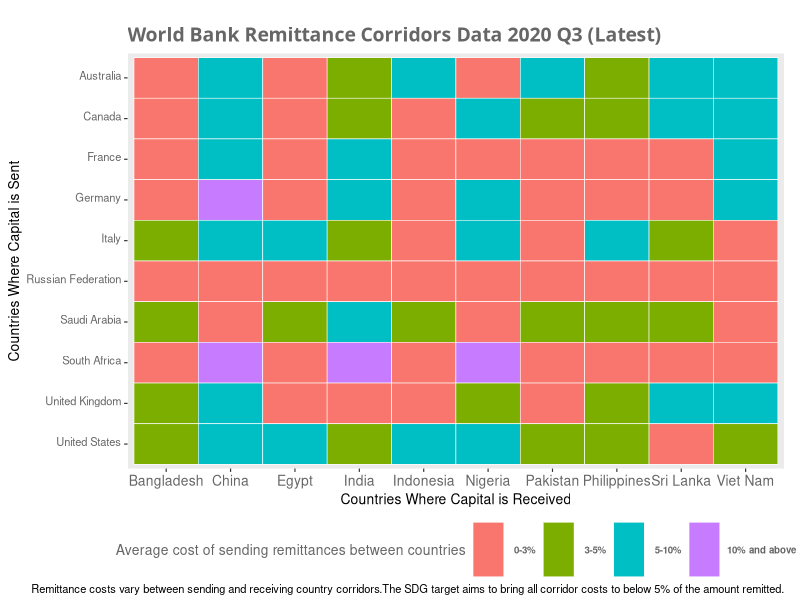

Write the R code that produced this figure.
# Librarys ----------------------------------------------------------------
library(stringr)
library(tidyverse)

# Read world bank remitance corridor data ----------------------------------------------------
#### notes: this data is not avaliable from the WorldBank R oackage WDI
tags = c(" 0-3%", " 3-5%", " 5-10%", "10% and above") # create tags for bin labels
#### the data has been downloaded from: https://databank.worldbank.org/source/remittance-prices-worldwide-(corridors)
data_corridors = read.csv("data/36d1ed87-9a2d-41da-8eac-c1c25d45fa65_Data.csv")
colnames(data_corridors)[1] = "Sending.Countries.Name" # rename column because its called some funky shit


data_corridors[data_corridors == ".."] = 0

data_corridors[, 7:41] = sapply(data_corridors[, 7:41], as.numeric)
data = data_corridors %>% filter(X2020Q3..YR2020Q3. != "..") %>%
  mutate('2011' = (X2011Q1..YR2011Q1. + X2011Q3..YR2011Q3.) / 2) %>%
  mutate('2012' = (X2012Q1..YR2012Q1. + X2012Q3..YR2012Q3.) / 2) %>%
  mutate('2013' = (X2013Q1..YR2013Q1. + X2013Q1..YR2013Q1.) / 2) %>%
  mutate('2014' = (X2014Q1..YR2014Q1. + X2014Q3..YR2014Q3.) / 2) %>%
  mutate('2015' = (X2015Q1..YR2015Q1. + X2015Q3..YR2015Q3.) / 2) %>%
  mutate('2016' = (X2016Q1..YR2016Q1. + X2016Q3..YR2016Q3.) / 2) %>%
  mutate('2017' = (X2017Q1..YR2017Q1. + X2017Q3..YR2017Q3.) / 2) %>%
  mutate('2018' = (X2018Q1..YR2018Q1. + X2018Q3..YR2018Q3.) / 2) %>%
  mutate('2019' = (X2019Q1..YR2019Q1. + X2019Q3..YR2019Q3.) / 2) %>%
  mutate('2020' = (X2020Q1..YR2020Q1. + X2020Q3..YR2020Q3.) / 2) %>%
  select(
    Sending.Countries.Name,
    Sending.Countries.Code,
    Receiving.Countries..Name,
    Receiving.Countries..Code,
    '2011',
    '2012',
    '2013',
    '2014',
    '2015',
    '2016',
    '2017',
    '2018',
    '2019',
    '2020'
  )
data[data == 0] = NA



# Tidy DF for GGplot // using year 2019 q3------------------------------------------------------
data_corridors_min = data_corridors %>%
  select(Sending.Countries.Name,
         Receiving.Countries..Name,
         X2020Q3..YR2020Q3.) %>%
  filter(X2020Q3..YR2020Q3. != "..") %>%
  rename(value = X2020Q3..YR2020Q3.) %>%
  rename(send = Sending.Countries.Name) %>%
  rename(recieve = Receiving.Countries..Name) %>%
  mutate(send = str_replace(send, "United States of America", "United States"))  %>%
  mutate(value = ifelse(value < 0, NA, value)) %>%
  mutate(
    bins = case_when(
      value < 3 ~ tags[1],
      value >= 3 & value < 5 ~ tags[2],
      value >= 5 & value < 10 ~ tags[3],
      value >= 10 ~ tags[4]
    )
  )  %>% filter(
    send == "United States" |
      send == "United Kingdom"  |
      send == "Germany" |
      send == "Italy"  |
      send == "Saudi Arabia"  |
      send == "Australia"  |
      send == "France"  |
      send == "Canada"  |
      send == "Russian Federation" |
      send == "South Africa"
  )

data_corridors_min = data_corridors_min %>% filter(
  recieve == "India" |
    recieve == "China" |
    recieve == "Philippines" |
    recieve == "Bangladesh" |
    recieve == "Pakistan" |
    recieve == "Viet Nam" |
    recieve == "Sri Lanka" |
    recieve == "Nigeria"  |
    recieve == "Indonesia" |
    recieve == "Egypt"
)

#### Calculate level summary
receive_levels = data_corridors_min %>%
  filter(complete.cases(.)) %>%
  group_by(recieve) %>%
  summarize(num = n()) %>%
  arrange(-num) %>%
  pull(recieve)

send_levels = data_corridors_min %>%
  filter(complete.cases(.)) %>%
  group_by(send) %>%
  summarize(num = n()) %>%
  arrange(-num) %>%
  pull(send)

# mutate levels into dataframe
df = data_corridors_min %>%
  mutate(recieve = factor(recieve, levels = receive_levels),
         send = fct_rev(factor(send, levels = send_levels))) %>%
  filter(complete.cases(send))

# text col
textcol = "grey40"

# Plot --------------------------------------------------------------------
p = ggplot(df, aes(x = recieve, y = send, fill = bins)) +
  geom_tile(colour = "white", size = 0.2) +
  scale_colour_manual(values = c("red", "blue", "green")) +
  guides(fill = guide_legend(title = "Average cost of sending remittances between countries")) +
  labs(
    x = "Countries Where Capital is Received",
    y = "Countries Where Capital is Sent",
    title = "World Bank Remittance Corridors Data 2020 Q3 (Latest)",
    caption = "Remittance costs vary between sending and receiving country corridors.The SDG target aims to bring all corridor costs to below 5% of the amount remitted."
  ) +
  #coord_fixed()+
  theme_grey(base_size = 10) +
  theme(
    legend.position = "bottom",
    legend.title = element_text(colour = textcol),
    legend.margin = margin(grid::unit(0, "cm")),
    legend.text = element_text(
      colour = textcol,
      size = 7,
      face = "bold"
    ),
    legend.key.height = grid::unit(1.4, "cm"),
    legend.key.width = grid::unit(0.8, "cm"),
    axis.text.x = element_text(size = 10, colour = textcol),
    axis.text.y = element_text(vjust = 0.2, colour = textcol),
    axis.ticks = element_line(size = 0.4),
    plot.background = element_blank(),
    panel.border = element_blank(),
    panel.grid.major = element_blank(),
    panel.grid.minor = element_blank(),
    plot.margin = margin(0.7, 0.4, 0.1, 0.2, "cm"),
    plot.title = element_text(
      colour = textcol,
      family = "KyivType Sans",
      hjust = 0,
      size = 14,
      face = "bold"
    )
  )

p
